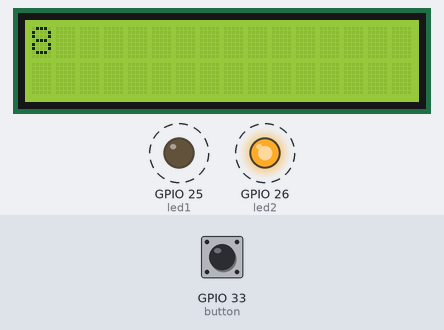
The sketch below on a simulated ESP32. Shown: 16×2 character LCD, output pins drawn as LEDs (lit = HIGH). Dashed ring = blinking. Inputs (shaded band) come from the test bench; at power-on: GPIO 33 (button) HIGH.

Above: at 1.2 s.
1.3 s: GPIO 33 (button) pulled LOW for 3.2 s
At 1.3 s:
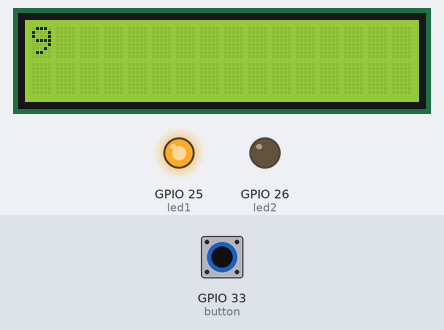
At 4.69 s:
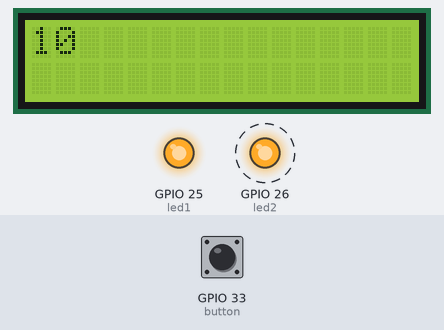
Timing chart, 0 to 12.1 s (numbered marks = the images above; inputs shaded):
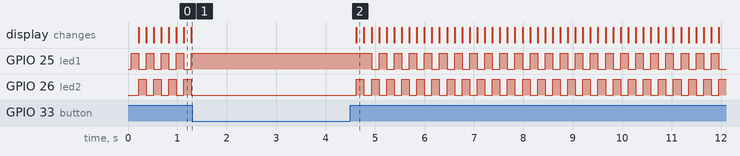

The sketch:

LatihanTambahanUTS2_LED_LCD_BTN.ino
```cpp
/*
Buatlah rangkaian 2 LED, Button, LCD.
LCD Dapat Menampilkan Nilai Angka Ketika Angka Pada LCD Bernilai Genap Maka LED 1 akan Menyala
jika Angka Bernilai Ganjil Maka LED 2 akan Menyala dan Ketika Nilai nya pada LCD bernilai 10 LED 1 dan LED 2 akan Menyala.
*/

#include <Wire.h>
#include <LiquidCrystal_I2C.h>

LiquidCrystal_I2C lcd(0x27, 16, 2);
int led1 = 25;
int led2 = 26;
int button = 33;
int pencet = 0;
int status = 0;


void setup() {
  // put your setup code here, to run once:
  lcd.init();
  lcd.setCursor(0, 0);
  lcd.backlight();

  pinMode(led1, OUTPUT);
  pinMode(led2, OUTPUT);
  pinMode(button, INPUT_PULLUP);

  digitalWrite(led1, LOW);
  digitalWrite(led2, LOW);
}

void loop() {
  // put your main code here, to run repeatedly:
  status = digitalRead(button);

  if(status == 1){
    pencet++;
  }

  lcd.setCursor(0, 0);
  lcd.print(pencet);

  if(pencet == 10){
    digitalWrite(led1, HIGH);
    digitalWrite(led2, HIGH);
  }else if(pencet % 2 == 1){
    digitalWrite(led1, HIGH);
    digitalWrite(led2, LOW);
  }else{
    digitalWrite(led1, LOW);
    digitalWrite(led2, HIGH);
  }

  delay(150);
}
```
